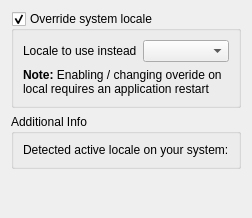
             <widget class="QWidget" name="mOptionsScrollAreaContents_09">
              <property name="geometry">
               <rect>
                <x>0</x>
                <y>0</y>
                <width>242</width>
                <height>218</height>
               </rect>
              </property>
              <layout class="QVBoxLayout" name="verticalLayout_32">
               <item>
                <widget class="QGroupBox" name="grpLocale">
                 <property name="title">
                  <string>Override system locale</string>
                 </property>
                 <property name="checkable">
                  <bool>true</bool>
                 </property>
                 <layout class="QGridLayout" name="_12">
                  <item row="0" column="0">
                   <widget class="QLabel" name="label_5">
                    <property name="text">
                     <string>Locale to use instead</string>
                    </property>
                   </widget>
                  </item>
                  <item row="0" column="1">
                   <widget class="QComboBox" name="cboLocale"/>
                  </item>
                  <item row="1" column="0" colspan="2">
                   <widget class="QLabel" name="label_7">
                    <property name="text">
                     <string>&lt;b&gt;Note:&lt;/b&gt; Enabling / changing overide on local requires an application restart</string>
                    </property>
                    <property name="wordWrap">
                     <bool>true</bool>
                    </property>
                   </widget>
                  </item>
                 </layout>
                </widget>
               </item>
               <item>
                <widget class="QGroupBox" name="groupBox_12">
                 <property name="title">
                  <string>Additional Info</string>
                 </property>
                 <layout class="QGridLayout" name="_13">
                  <item row="0" column="0">
                   <widget class="QLabel" name="lblSystemLocale">
                    <property name="text">
                     <string>Detected active locale on your system:</string>
                    </property>
                   </widget>
                  </item>
                 </layout>
                </widget>
               </item>
               <item>
                <spacer name="verticalSpacer_2">
                 <property name="orientation">
                  <enum>Qt::Vertical</enum>
                 </property>
                 <property name="sizeHint" stdset="0">
                  <size>
                   <width>20</width>
                   <height>40</height>
                  </size>
                 </property>
                </spacer>
               </item>
              </layout>
             </widget>
